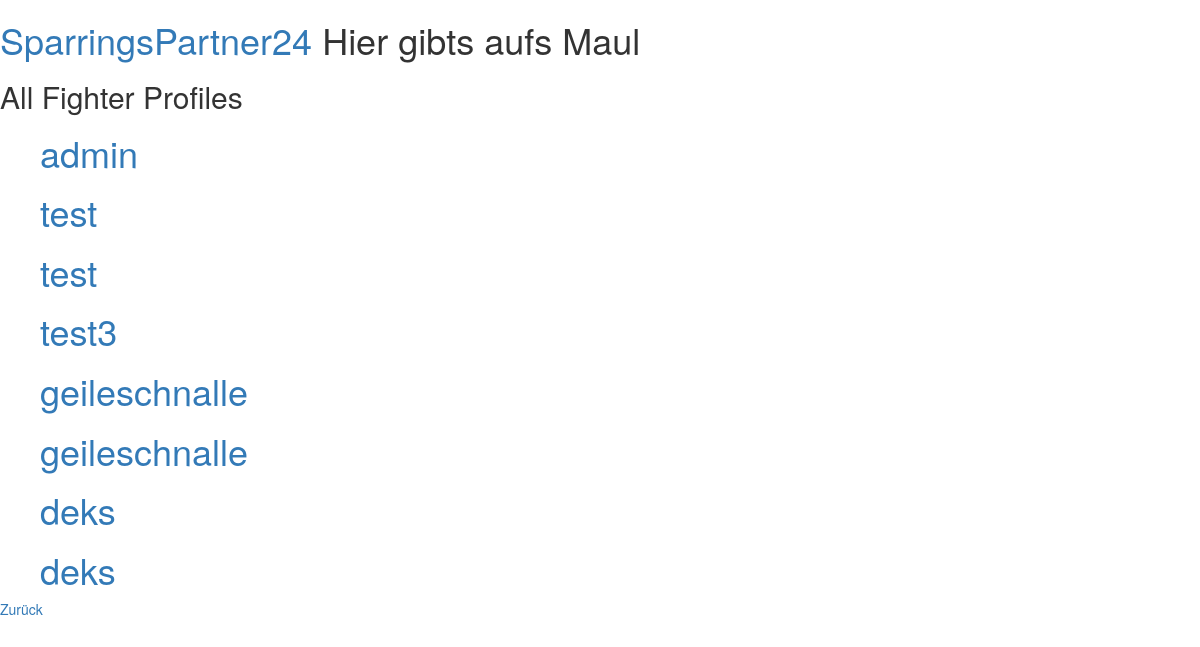
Before: /SparringsPartner24/get_all_fighters/ (signed in) with the older database file.
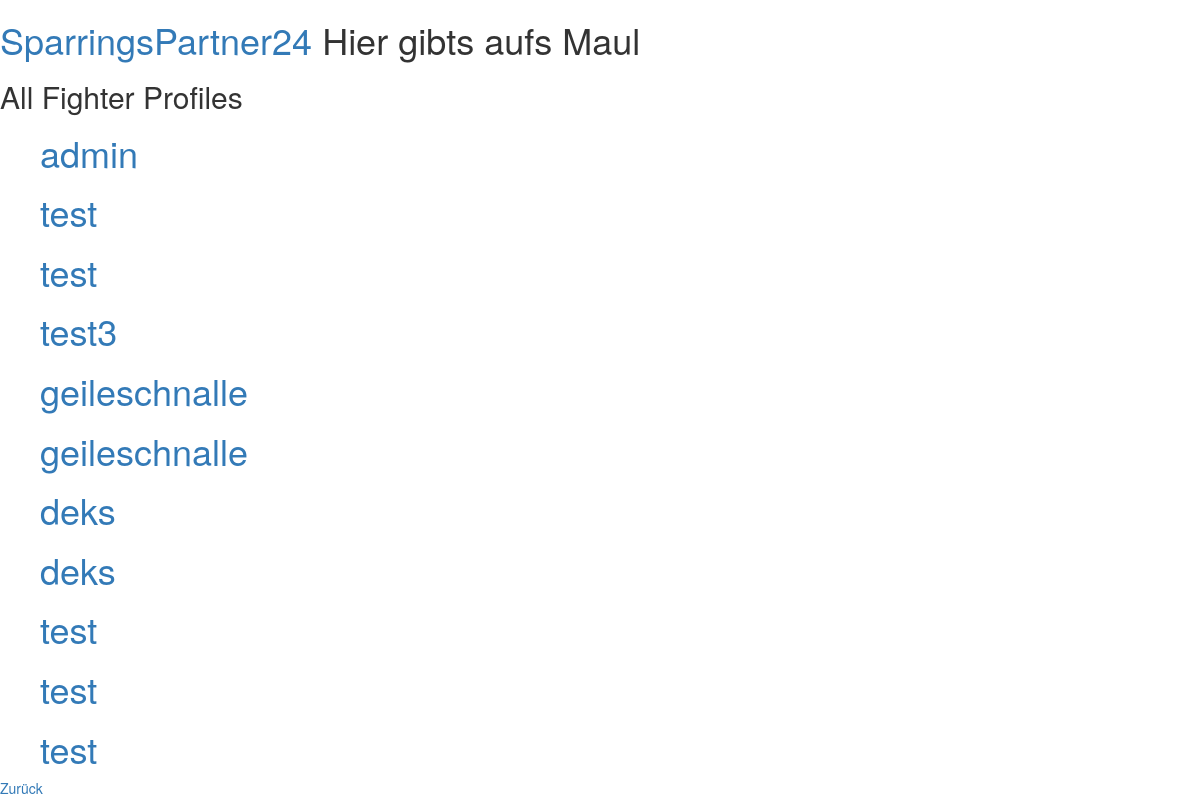
After: the same page with the newer database file.
### SparringsPartner24/models.py (models this page shows, shortened)
class FighterProfile(models.Model):
    userprofile = models.ForeignKey(settings.AUTH_USER_MODEL, on_delete=models.CASCADE)
    description = models.CharField(max_length = 400, blank = True, null = True)
    birthday = models.DateField(blank=True, null=True)
    experience_years = models.IntegerField(blank = True, null = True)
    location = models.CharField(max_length=200, blank=True, null=True)
    weight = models.IntegerField(blank=True, null=True)
    martial_art = models.CharField(max_length=200, blank=True, null=True)
    gym = models.CharField(max_length=300, blank=True, null=True)
    trainer = models.CharField(max_length=200, blank=True, null=True)
    fight_record = models.IntegerField(blank=True, null=True)

class UserProfile(AbstractUser):
    phone_number = models.IntegerField(blank=True, null=True)

### SparringsPartner24/views.py (the view)
# urls.py: path('get_all_fighters/', views.get_all_fighters, name = 'get_all_fighters')
@login_required
def get_all_fighters(request):
    result_list = FighterProfile.objects.all()
    return render(request, 'SparringsPartner24/show_all_fighters.html', {'result_list': result_list})

### SparringsPartner24/templates/SparringsPartner24/show_all_fighters.html
{% extends 'base.html' %}
{% block content %}
<h2> All Fighter Profiles </h2>
<ul>
{% for result in result_list %}
    <h1><a href="{% url 'SparringsPartner24:fighter_profile' result.userprofile.id %}"> {{ result.userprofile.username }}</a></h1>
{% endfor %}
</ul>
<a href="{% url 'SparringsPartner24:index' %}">Zurück</a>
{% endblock %}

Changed rows visible on the page:
added FighterProfile: userprofile.username "test"
added FighterProfile: userprofile.username "test"
added FighterProfile: userprofile.username "test"
